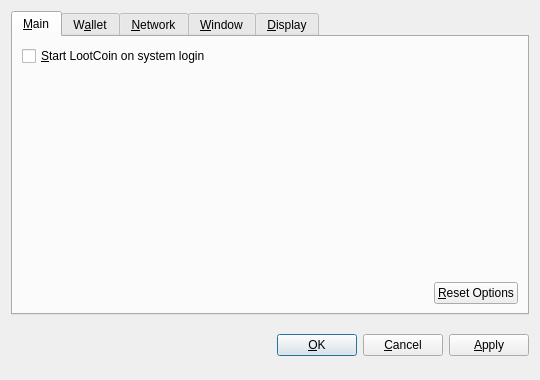
<?xml version="1.0" encoding="UTF-8"?>
<ui version="4.0">
 <class>OptionsDialog</class>
 <widget class="QDialog" name="OptionsDialog">
  <property name="geometry">
   <rect>
    <x>0</x>
    <y>0</y>
    <width>540</width>
    <height>380</height>
   </rect>
  </property>
  <property name="windowTitle">
   <string>Options</string>
  </property>
  <property name="modal">
   <bool>true</bool>
  </property>
  <layout class="QVBoxLayout" name="verticalLayout">
   <item>
    <widget class="QTabWidget" name="tabWidget">
     <property name="tabPosition">
      <enum>QTabWidget::North</enum>
     </property>
     <property name="currentIndex">
      <number>0</number>
     </property>
     <widget class="QWidget" name="tabMain">
      <attribute name="title">
       <string>&amp;Main</string>
      </attribute>
      <layout class="QVBoxLayout" name="verticalLayout_Main">
       <item>
        <widget class="QCheckBox" name="bitcoinAtStartup">
         <property name="toolTip">
          <string>Automatically start LootCoin after logging in to the system.</string>
         </property>
         <property name="text">
          <string>&amp;Start LootCoin on system login</string>
         </property>
        </widget>
       </item>
       <item>
        <spacer name="verticalSpacer_Main">
         <property name="orientation">
          <enum>Qt::Vertical</enum>
         </property>
         <property name="sizeHint" stdset="0">
          <size>
           <width>20</width>
           <height>40</height>
          </size>
         </property>
        </spacer>
       </item>
       <item>
        <layout class="QHBoxLayout" name="horizontalLayout_2_Main">
         <item>
          <spacer name="horizontalSpacer_2_Main">
           <property name="orientation">
            <enum>Qt::Horizontal</enum>
           </property>
           <property name="sizeHint" stdset="0">
            <size>
             <width>40</width>
             <height>20</height>
            </size>
           </property>
          </spacer>
         </item>
         <item>
          <widget class="QPushButton" name="resetButton">
           <property name="toolTip">
            <string>Reset all client options to default.</string>
           </property>
           <property name="text">
            <string>&amp;Reset Options</string>
           </property>
           <property name="autoDefault">
            <bool>false</bool>
           </property>
          </widget>
         </item>
        </layout>
       </item>
      </layout>
     </widget>
     <widget class="QWidget" name="tabWallet">
      <attribute name="title">
       <string>W&amp;allet</string>
      </attribute>
      <layout class="QVBoxLayout" name="verticalLayout_Network">
       <item>
        <widget class="QLabel" name="transactionFeeInfoLabel">
         <property name="text">
          <string>Optional transaction fee per kB that helps make sure your transactions are processed quickly. Most transactions are 1 kB.</string>
         </property>
         <property name="textFormat">
          <enum>Qt::PlainText</enum>
         </property>
         <property name="wordWrap">
          <bool>true</bool>
         </property>
        </widget>
       </item>
       <item>
        <layout class="QHBoxLayout" name="horizontalLayout_1_Main">
         <item>
          <widget class="QLabel" name="transactionFeeLabel">
           <property name="text">
            <string>Pay transaction &amp;fee</string>
           </property>
           <property name="textFormat">
            <enum>Qt::PlainText</enum>
           </property>
           <property name="buddy">
            <cstring>transactionFee</cstring>
           </property>
          </widget>
         </item>
         <item>
          <widget class="BitcoinAmountField" name="transactionFee"/>
         </item>
         <item>
          <spacer name="horizontalSpacer_1_Main">
           <property name="orientation">
            <enum>Qt::Horizontal</enum>
           </property>
           <property name="sizeHint" stdset="0">
            <size>
             <width>40</width>
             <height>20</height>
            </size>
           </property>
          </spacer>
         </item>
        </layout>
       </item>
       <item>
        <widget class="QLabel" name="label">
         <property name="text">
          <string>If you disable the spending of unconfirmed change, the change from a transaction cannot be used until that transaction has at least one confirmation. This also affects how your balance is computed.</string>
         </property>
         <property name="wordWrap">
          <bool>true</bool>
         </property>
        </widget>
       </item>
       <item>
        <widget class="QCheckBox" name="spendZeroConfChange">
         <property name="text">
          <string>Spend unconfirmed change  (experts only)</string>
         </property>
        </widget>
       </item>
       <item>
        <spacer name="verticalSpacer">
         <property name="orientation">
          <enum>Qt::Vertical</enum>
         </property>
         <property name="sizeHint" stdset="0">
          <size>
           <width>20</width>
           <height>40</height>
          </size>
         </property>
        </spacer>
       </item>
      </layout>
     </widget>
     <widget class="QWidget" name="tabNetwork">
      <attribute name="title">
       <string>&amp;Network</string>
      </attribute>
      <layout class="QVBoxLayout" name="verticalLayout_Network">
       <item>
        <widget class="QCheckBox" name="mapPortUpnp">
         <property name="toolTip">
          <string>Automatically open the LootCoin client port on the router. This only works when your router supports UPnP and it is enabled.</string>
         </property>
         <property name="text">
          <string>Map port using &amp;UPnP</string>
         </property>
        </widget>
       </item>
       <item>
        <widget class="QCheckBox" name="connectSocks">
         <property name="toolTip">
          <string>Connect to the LootCoin network through a SOCKS proxy (e.g. when connecting through Tor).</string>
         </property>
         <property name="text">
          <string>&amp;Connect through SOCKS proxy:</string>
         </property>
        </widget>
       </item>
       <item>
        <layout class="QHBoxLayout" name="horizontalLayout_Network">
         <item>
          <widget class="QLabel" name="proxyIpLabel">
           <property name="text">
            <string>Proxy &amp;IP:</string>
           </property>
           <property name="textFormat">
            <enum>Qt::PlainText</enum>
           </property>
           <property name="buddy">
            <cstring>proxyIp</cstring>
           </property>
          </widget>
         </item>
         <item>
          <widget class="QValidatedLineEdit" name="proxyIp">
           <property name="maximumSize">
            <size>
             <width>140</width>
             <height>16777215</height>
            </size>
           </property>
           <property name="toolTip">
            <string>IP address of the proxy (e.g. 127.0.0.1)</string>
           </property>
          </widget>
         </item>
         <item>
          <widget class="QLabel" name="proxyPortLabel">
           <property name="text">
            <string>&amp;Port:</string>
           </property>
           <property name="textFormat">
            <enum>Qt::PlainText</enum>
           </property>
           <property name="buddy">
            <cstring>proxyPort</cstring>
           </property>
          </widget>
         </item>
         <item>
          <widget class="QLineEdit" name="proxyPort">
           <property name="maximumSize">
            <size>
             <width>55</width>
             <height>16777215</height>
            </size>
           </property>
           <property name="toolTip">
            <string>Port of the proxy (e.g. 9050)</string>
           </property>
          </widget>
         </item>
         <item>
          <widget class="QLabel" name="socksVersionLabel">
           <property name="text">
            <string>SOCKS &amp;Version:</string>
           </property>
           <property name="textFormat">
            <enum>Qt::PlainText</enum>
           </property>
           <property name="buddy">
            <cstring>socksVersion</cstring>
           </property>
          </widget>
         </item>
         <item>
          <widget class="QValueComboBox" name="socksVersion">
           <property name="toolTip">
            <string>SOCKS version of the proxy (e.g. 5)</string>
           </property>
          </widget>
         </item>
         <item>
          <spacer name="horizontalSpacer_Network">
           <property name="orientation">
            <enum>Qt::Horizontal</enum>
           </property>
           <property name="sizeHint" stdset="0">
            <size>
             <width>40</width>
             <height>20</height>
            </size>
           </property>
          </spacer>
         </item>
        </layout>
       </item>
       <item>
        <spacer name="verticalSpacer_Network">
         <property name="orientation">
          <enum>Qt::Vertical</enum>
         </property>
         <property name="sizeHint" stdset="0">
          <size>
           <width>20</width>
           <height>40</height>
          </size>
         </property>
        </spacer>
       </item>
      </layout>
     </widget>
     <widget class="QWidget" name="tabWindow">
      <attribute name="title">
       <string>&amp;Window</string>
      </attribute>
      <layout class="QVBoxLayout" name="verticalLayout_Window">
       <item>
        <widget class="QCheckBox" name="minimizeToTray">
         <property name="toolTip">
          <string>Show only a tray icon after minimizing the window.</string>
         </property>
         <property name="text">
          <string>&amp;Minimize to the tray instead of the taskbar</string>
         </property>
        </widget>
       </item>
       <item>
        <widget class="QCheckBox" name="minimizeOnClose">
         <property name="toolTip">
          <string>Minimize instead of exit the application when the window is closed. When this option is enabled, the application will be closed only after selecting Quit in the menu.</string>
         </property>
         <property name="text">
          <string>M&amp;inimize on close</string>
         </property>
        </widget>
       </item>
       <item>
        <spacer name="verticalSpacer_Window">
         <property name="orientation">
          <enum>Qt::Vertical</enum>
         </property>
         <property name="sizeHint" stdset="0">
          <size>
           <width>20</width>
           <height>40</height>
          </size>
         </property>
        </spacer>
       </item>
      </layout>
     </widget>
     <widget class="QWidget" name="tabDisplay">
      <attribute name="title">
       <string>&amp;Display</string>
      </attribute>
      <layout class="QVBoxLayout" name="verticalLayout_Display">
       <item>
        <layout class="QHBoxLayout" name="horizontalLayout_1_Display">
         <item>
          <widget class="QLabel" name="langLabel">
           <property name="text">
            <string>User Interface &amp;language:</string>
           </property>
           <property name="textFormat">
            <enum>Qt::PlainText</enum>
           </property>
           <property name="buddy">
            <cstring>lang</cstring>
           </property>
          </widget>
         </item>
         <item>
          <widget class="QValueComboBox" name="lang">
           <property name="toolTip">
            <string>The user interface language can be set here. This setting will take effect after restarting LootCoin.</string>
           </property>
          </widget>
         </item>
        </layout>
       </item>
       <item>
        <layout class="QHBoxLayout" name="horizontalLayout_2_Display">
         <item>
          <widget class="QLabel" name="unitLabel">
           <property name="text">
            <string>&amp;Unit to show amounts in:</string>
           </property>
           <property name="textFormat">
            <enum>Qt::PlainText</enum>
           </property>
           <property name="buddy">
            <cstring>unit</cstring>
           </property>
          </widget>
         </item>
         <item>
          <widget class="QValueComboBox" name="unit">
           <property name="toolTip">
            <string>Choose the default subdivision unit to show in the interface and when sending coins.</string>
           </property>
          </widget>
         </item>
        </layout>
       </item>
       <item>
        <widget class="QCheckBox" name="displayAddresses">
         <property name="toolTip">
          <string>Whether to show LootCoin addresses in the transaction list or not.</string>
         </property>
         <property name="text">
          <string>&amp;Display addresses in transaction list</string>
         </property>
        </widget>
       </item>
       <item>
        <widget class="QCheckBox" name="coinControlFeatures">
         <property name="toolTip">
          <string>Whether to show coin control features or not.</string>
         </property>
         <property name="text">
          <string>Display coin &amp;control features (experts only!)</string>
         </property>
        </widget>
       </item>
       <item>
        <spacer name="verticalSpacer_Display">
         <property name="orientation">
          <enum>Qt::Vertical</enum>
         </property>
         <property name="sizeHint" stdset="0">
          <size>
           <width>20</width>
           <height>40</height>
          </size>
         </property>
        </spacer>
       </item>
      </layout>
     </widget>
    </widget>
   </item>
   <item>
    <layout class="QHBoxLayout" name="horizontalLayout_Buttons">
     <item>
      <spacer name="horizontalSpacer_1">
       <property name="orientation">
        <enum>Qt::Horizontal</enum>
       </property>
       <property name="sizeHint" stdset="0">
        <size>
         <width>40</width>
         <height>48</height>
        </size>
       </property>
      </spacer>
     </item>
     <item>
      <widget class="QLabel" name="statusLabel">
       <property name="font">
        <font>
         <weight>75</weight>
         <bold>true</bold>
        </font>
       </property>
       <property name="text">
        <string/>
       </property>
       <property name="textFormat">
        <enum>Qt::PlainText</enum>
       </property>
       <property name="wordWrap">
        <bool>true</bool>
       </property>
      </widget>
     </item>
     <item>
      <spacer name="horizontalSpacer_2">
       <property name="orientation">
        <enum>Qt::Horizontal</enum>
       </property>
       <property name="sizeHint" stdset="0">
        <size>
         <width>40</width>
         <height>48</height>
        </size>
       </property>
      </spacer>
     </item>
     <item>
      <widget class="QPushButton" name="okButton">
       <property name="text">
        <string>&amp;OK</string>
       </property>
      </widget>
     </item>
     <item>
      <widget class="QPushButton" name="cancelButton">
       <property name="text">
        <string>&amp;Cancel</string>
       </property>
       <property name="autoDefault">
        <bool>false</bool>
       </property>
      </widget>
     </item>
     <item>
      <widget class="QPushButton" name="applyButton">
       <property name="text">
        <string>&amp;Apply</string>
       </property>
       <property name="autoDefault">
        <bool>false</bool>
       </property>
      </widget>
     </item>
    </layout>
   </item>
  </layout>
 </widget>
 <customwidgets>
  <customwidget>
   <class>BitcoinAmountField</class>
   <extends>QSpinBox</extends>
   <header>bitcoinamountfield.h</header>
  </customwidget>
  <customwidget>
   <class>QValueComboBox</class>
   <extends>QComboBox</extends>
   <header>qvaluecombobox.h</header>
  </customwidget>
  <customwidget>
   <class>QValidatedLineEdit</class>
   <extends>QLineEdit</extends>
   <header>qvalidatedlineedit.h</header>
  </customwidget>
 </customwidgets>
 <resources/>
 <connections/>
</ui>
